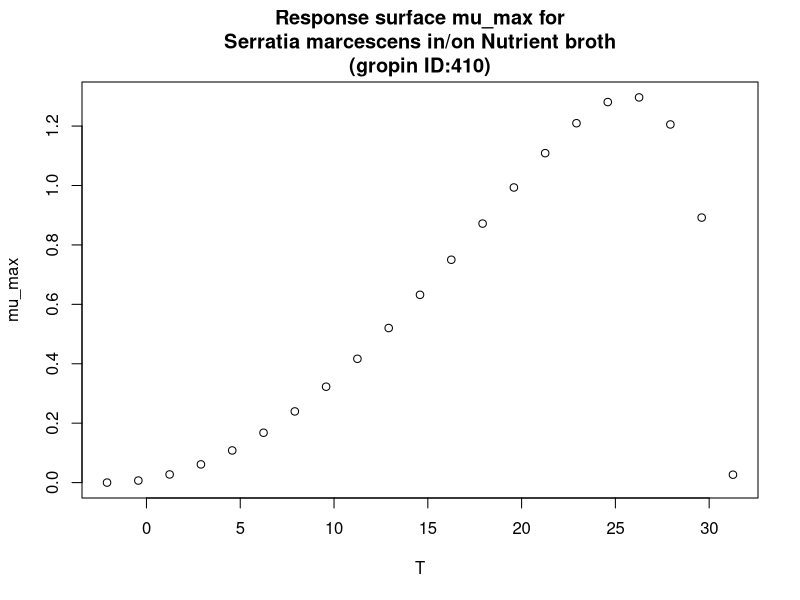

The R script that drew this image:
#############################
# start of Parameter script
#############################
T <- seq(-2.1021,31.2687312687313,length.out=21)
#############################
# end of Parameter script
#############################
############################# 
# start of Model script Gropin ID 410 
#############################
 
# constant coefficients for this model
 
variables <- data.frame(T)
argumentsPar <- expand.grid(variables)
 
# heart of the model
response_surface <- function(T) {
   mumax <-(1.3*(T-31.3)*((T+2.1)^2))/((25.8+2.1)*((25.8+2.1)*(T-25.8)-(25.8-31.3)*(25.8-2.1-2*T)))

return(mumax=mumax)
} 

# output parameters
mumax <- cbind(argumentsPar,response_surface(argumentsPar['T']))
colnames(mumax) <- c(colnames(argumentsPar),'mumax')
#############################
# End of Model script
#############################
############################# 
# start of Visualisation script Gropin ID 410 
#############################
plot(T,mumax$mumax,
                          xlab='T',
                          ylab='mu_max',main='Response surface mu_max for
Serratia marcescens in/on Nutrient broth
(gropin ID:410)')
#############################
# End of Visualisation script
#############################
